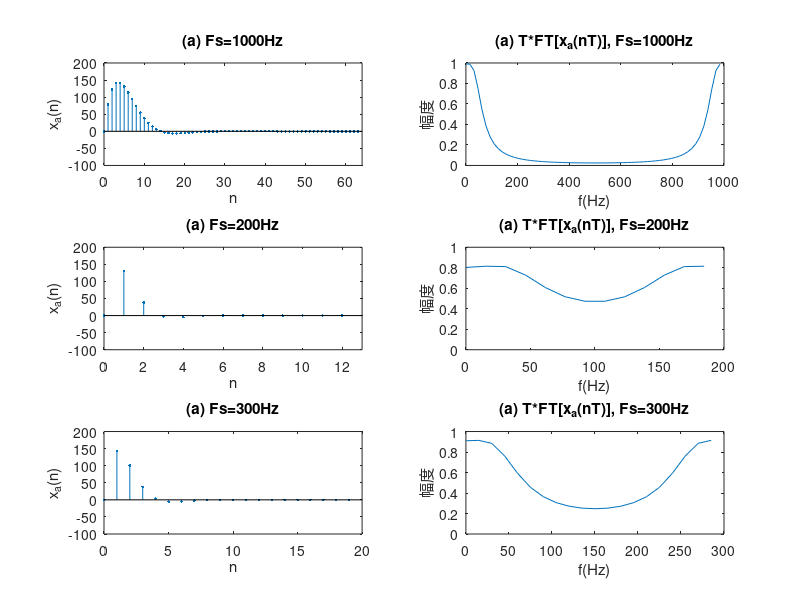

Recreate this plot in MATLAB.
%% 参数初始化
A = 444.128;
alpha = 50 * sqrt(2)*pi;
Omega_0 = 50 * sqrt(2)*pi;
Tp = 0.064;         % 观测时间 64 ms

%% ------------------ Fs = 1000 Hz ------------------
Fs1 = 1000;
T1 = 1 / Fs1;
N1 = ceil(Tp * Fs1);
n1 = 0:N1-1;
x_n1 = A * exp(-alpha * n1 * T1) .* sin(Omega_0 * n1 * T1);

% 计算 FFT 并获取频谱特性
X_k1 = T1 * fft(x_n1, N1);
f1 = (0:N1-1) * (Fs1 / N1);

% 绘制时域采样信号
subplot(3, 2, 1);
stem(n1, x_n1, '.');
axis([0, N1, -100, 200]);
title('(a) Fs=1000Hz');
xlabel('n');
ylabel('x_a(n)');

% 绘制频域幅频特性
subplot(3, 2, 2);
plot(f1, abs(X_k1));
axis([0, Fs1, 0, 1]);
title('(a) T*FT[x_a(nT)], Fs=1000Hz');
xlabel('f(Hz)');
ylabel('幅度');

%% ------------------ Fs = 200 Hz ------------------
Fs2 = 200;
T2 = 1 / Fs2;
N2 = ceil(Tp * Fs2);
n2 = 0:N2-1;
x_n2 = A * exp(-alpha * n2 * T2) .* sin(Omega_0 * n2 * T2);

% 计算 FFT 并获取频谱特性
X_k2 = T2 * fft(x_n2, N2);
f2 = (0:N2-1) * (Fs2 / N2);

% 绘制时域采样信号
subplot(3, 2, 3);
stem(n2, x_n2, '.');
axis([0, N2, -100, 200]);
title('(a) Fs=200Hz');
xlabel('n');
ylabel('x_a(n)');

% 绘制频域幅频特性
subplot(3, 2, 4);
plot(f2, abs(X_k2));
axis([0, Fs2, 0, 1]);
title('(a) T*FT[x_a(nT)], Fs=200Hz');
xlabel('f(Hz)');
ylabel('幅度');

%% ------------------ Fs = 300 Hz ------------------
Fs3 = 300;
T3 = 1 / Fs3;
N3 = ceil(Tp * Fs3);
n3 = 0:N3-1;
x_n3 = A * exp(-alpha * n3 * T3) .* sin(Omega_0 * n3 * T3);

% 计算 FFT 并获取频谱特性
X_k3 = T3 * fft(x_n3, N3);
f3 = (0:N3-1) * (Fs3 / N3);

% 绘制时域采样信号
subplot(3, 2, 5);
stem(n3, x_n3, '.');
axis([0, N3, -100, 200]);
title('(a) Fs=300Hz');
xlabel('n');
ylabel('x_a(n)');

% 绘制频域幅频特性
subplot(3, 2, 6);
plot(f3, abs(X_k3));
axis([0, Fs3, 0, 1]);
title('(a) T*FT[x_a(nT)], Fs=300Hz');
xlabel('f(Hz)');
ylabel('幅度');
